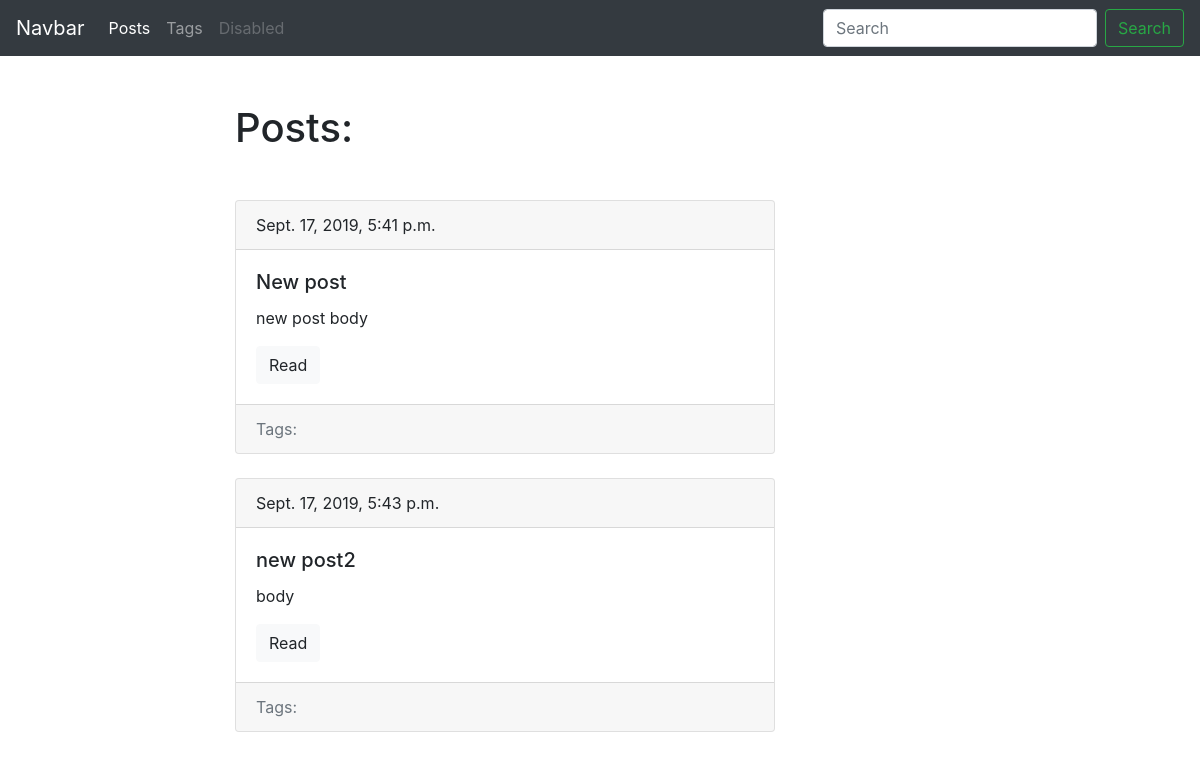
The page /blog/ on the database as committed earlier.
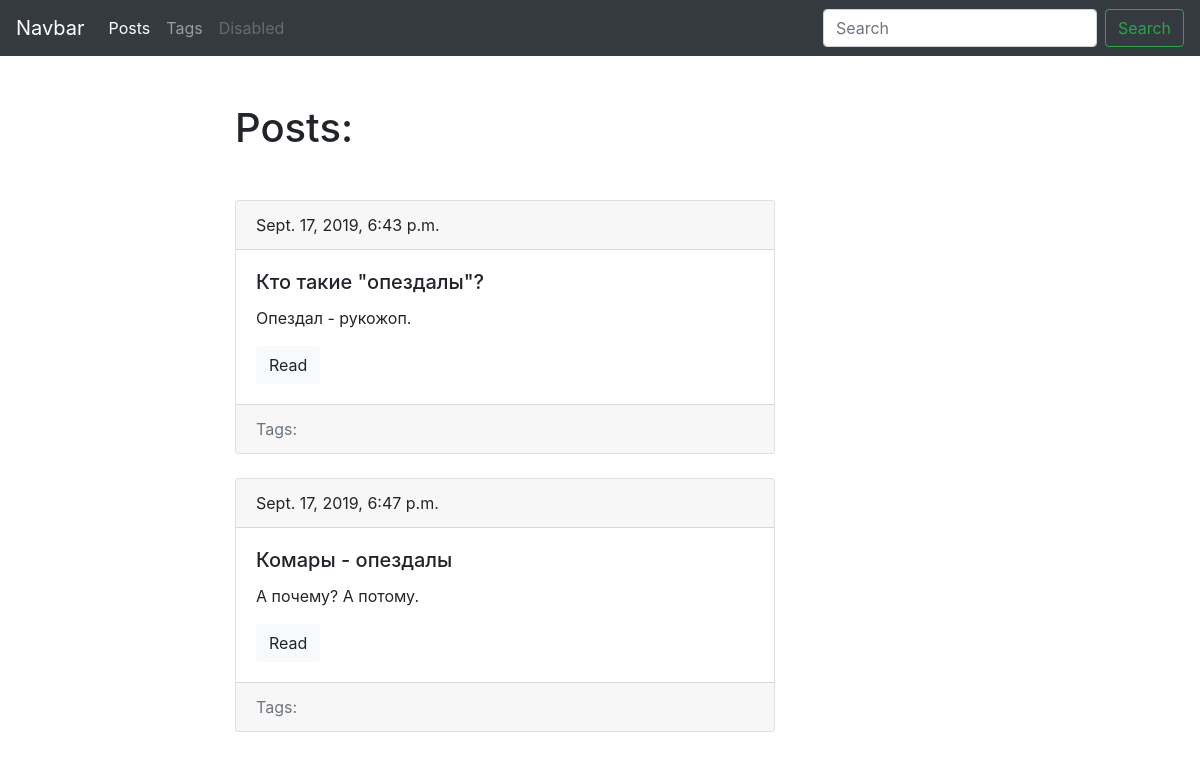
The same page on the database as committed later.
### blog/models.py (models this page shows, shortened)
class Post(models.Model):
    title = models.CharField(max_length=150, db_index=True)
    slug = models.SlugField(max_length=150, unique=True)
    tags = models.ManyToManyField('Tag', blank=True, related_name='posts')
    body = models.TextField(blank=True, db_index=True)
    date_pub = models.DateTimeField(auto_now_add=True)
    def get_absolute_url(self):
        return reverse('post_detail_url', kwargs={'slug' : self.slug})

### blog/views.py (the view)
# urls.py: path('', posts_list, name='posts_list_url'),
def posts_list(request):
    posts = Post.objects.all()
    return render(request, 'blog/index.html', context={'posts' : posts})

### blog/templates/blog/index.html (shortened to what this page needs)
{% extends 'blog/base_blog.html' %}
    {% block content %}
    <h1 class="mb-5">Posts:</h1>
      {% for post in posts %}
        {% include 'blog/includes/post_card_template.html' %}
      {% endfor %}
    {% endblock %}

### blog/templates/blog/includes/post_card_template.html (shortened to what this page needs)
<div class="card mb-4">
  <div class="card-header">
    {{ post.date_pub }}
  </div>
  <div class="card-body">
    <h5 class="card-title">{{ post.title }}</h5>
    <p class="card-text">{{ post.body|truncatewords:15 }}</p>
    <a href="{{ post.get_absolute_url }}" class="btn btn-light">Read</a>
  </div>
  <div class="card-footer text-muted">
      Tags:
  </div>
</div>

Rows that differ between the two databases and show on the page:
removed Post: date_pub "Sept. 17, 2019, 5:41 p.m.", title "New post", body "new post body"
removed Post: date_pub "Sept. 17, 2019, 5:43 p.m.", title "new post2", body "body"
added Post: date_pub "Sept. 17, 2019, 6:43 p.m.", title "Кто такие \"опездалы\"?", body "Опездал - рукожоп."
added Post: date_pub "Sept. 17, 2019, 6:47 p.m.", title "Комары - опездалы", body "А почему? А потому."
